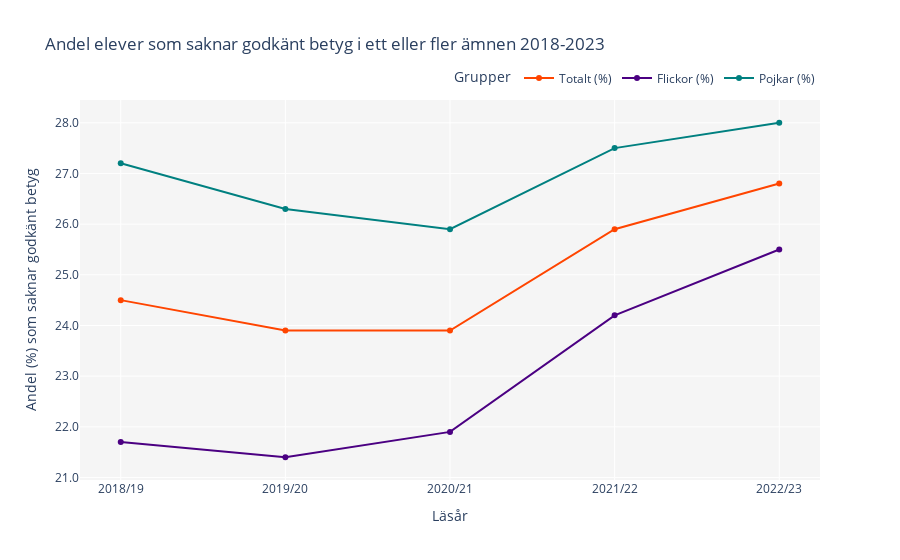

Here is the notebook cell this chart was saved with:
### Code cell
import plotly.express as px

# Select relevant data: first 5 rows, columns for year and percentages
df_focused = df_betyg_T1b.iloc[:5, [0, 7, 8, 9]].copy()

# Rename columns for clarity in the plot
df_focused.columns = ['Läsår', 'Totalt (%)', 'Flickor (%)', 'Pojkar (%)']



# Create the linechart with Plotly with the new data
fig = px.line(df_focused, x='Läsår', y=['Totalt (%)', 'Flickor (%)', 'Pojkar (%)'], 
              title="Andel elever som saknar godkänt betyg i ett eller fler ämnen 2018-2023",
              labels={"value": "Andel (%)", "variable": "Grupp"},
              markers=True, # Add markers for each data point
              color_discrete_map={ # Assign custom colors
                  'Totalt (%)': 'orangered',  
                  'Flickor (%)': 'indigo',  
                  'Pojkar (%)': 'teal'  
              })
# Update the layout of the figure for a cleaner presentation

fig.update_layout(yaxis_tickformat = '.1f', # Formats the y-axis ticks to show numbers with one decimal 
                  xaxis_title="Läsår", 
                  yaxis_title="Andel (%) som saknar godkänt betyg", 
                  legend=dict(title="Grupper",orientation="h",yanchor="bottom",y=1.02,xanchor="right",x=1), # Customizes the legend's appearance and position
                  paper_bgcolor="white", plot_bgcolor="whitesmoke")
fig.write_html("../Labb2/Visualiseringar/Andel_elever_saknar_betyg.html")

fig.show()

### Figure 1 — Plotly figure (JSON) as saved in the notebook; plotly's stock layout.template omitted (floating-point values rounded to 4 significant figures)
{"data": [{"hovertemplate": "Grupp=Totalt (%)<br>Läsår=%{x}<br>Andel (%)=%{y}<extra></extra>", "legendgroup": "Totalt (%)", "line": {"color": "orangered", "dash": "solid"}, "marker": {"symbol": "circle"}, "mode": "lines+markers", "name": "Totalt (%)", "orientation": "v", "showlegend": true, "type": "scatter", "x": ["2018/19", "2019/20", "2020/21", "2021/22", "2022/23"], "xaxis": "x", "y": [24.5, 23.9, 23.9, 25.9, 26.8], "yaxis": "y"}, {"hovertemplate": "Grupp=Flickor (%)<br>Läsår=%{x}<br>Andel (%)=%{y}<extra></extra>", "legendgroup": "Flickor (%)", "line": {"color": "indigo", "dash": "solid"}, "marker": {"symbol": "circle"}, "mode": "lines+markers", "name": "Flickor (%)", "orientation": "v", "showlegend": true, "type": "scatter", "x": ["2018/19", "2019/20", "2020/21", "2021/22", "2022/23"], "xaxis": "x", "y": [21.7, 21.4, 21.9, 24.2, 25.5], "yaxis": "y"}, {"hovertemplate": "Grupp=Pojkar (%)<br>Läsår=%{x}<br>Andel (%)=%{y}<extra></extra>", "legendgroup": "Pojkar (%)", "line": {"color": "teal", "dash": "solid"}, "marker": {"symbol": "circle"}, "mode": "lines+markers", "name": "Pojkar (%)", "orientation": "v", "showlegend": true, "type": "scatter", "x": ["2018/19", "2019/20", "2020/21", "2021/22", "2022/23"], "xaxis": "x", "y": [27.2, 26.3, 25.9, 27.5, 28], "yaxis": "y"}], "layout": {"legend": {"orientation": "h", "title": {"text": "Grupper"}, "tracegroupgap": 0, "x": 1, "xanchor": "right", "y": 1.02, "yanchor": "bottom"}, "paper_bgcolor": "white", "plot_bgcolor": "whitesmoke", "title": {"text": "Andel elever som saknar godkänt betyg i ett eller fler ämnen 2018-2023"}, "xaxis": {"anchor": "y", "domain": [0, 1], "title": {"text": "Läsår"}}, "yaxis": {"anchor": "x", "domain": [0, 1], "tickformat": ".1f", "title": {"text": "Andel (%) som saknar godkänt betyg"}}}}
